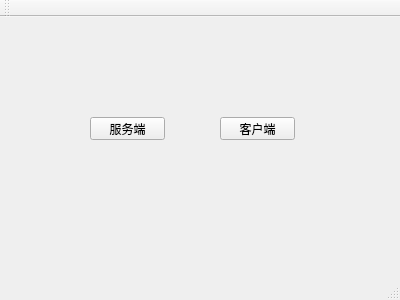
<?xml version="1.0" encoding="UTF-8"?>
<ui version="4.0">
 <class>MainWindow</class>
 <widget class="QMainWindow" name="MainWindow">
  <property name="geometry">
   <rect>
    <x>0</x>
    <y>0</y>
    <width>400</width>
    <height>300</height>
   </rect>
  </property>
  <property name="windowTitle">
   <string>MainWindow</string>
  </property>
  <widget class="QWidget" name="centralWidget">
   <widget class="QPushButton" name="pushButton">
    <property name="geometry">
     <rect>
      <x>90</x>
      <y>100</y>
      <width>75</width>
      <height>23</height>
     </rect>
    </property>
    <property name="text">
     <string>服务端</string>
    </property>
   </widget>
   <widget class="QPushButton" name="pushButton_2">
    <property name="geometry">
     <rect>
      <x>220</x>
      <y>100</y>
      <width>75</width>
      <height>23</height>
     </rect>
    </property>
    <property name="text">
     <string>客户端</string>
    </property>
   </widget>
  </widget>
  <widget class="QMenuBar" name="menuBar">
   <property name="geometry">
    <rect>
     <x>0</x>
     <y>0</y>
     <width>400</width>
     <height>23</height>
    </rect>
   </property>
  </widget>
  <widget class="QToolBar" name="mainToolBar">
   <attribute name="toolBarArea">
    <enum>TopToolBarArea</enum>
   </attribute>
   <attribute name="toolBarBreak">
    <bool>false</bool>
   </attribute>
  </widget>
  <widget class="QStatusBar" name="statusBar"/>
 </widget>
 <layoutdefault spacing="6" margin="11"/>
 <resources/>
 <connections/>
</ui>
